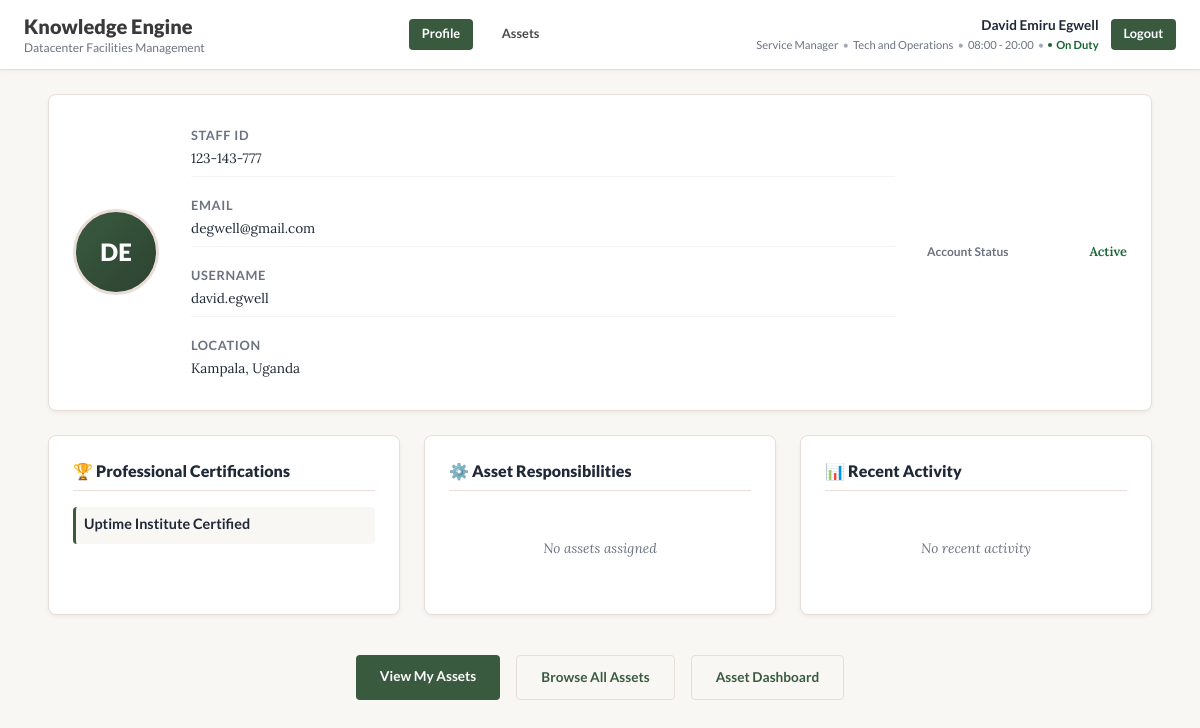
Page /users/profile/ (signed in) on the earlier database version.
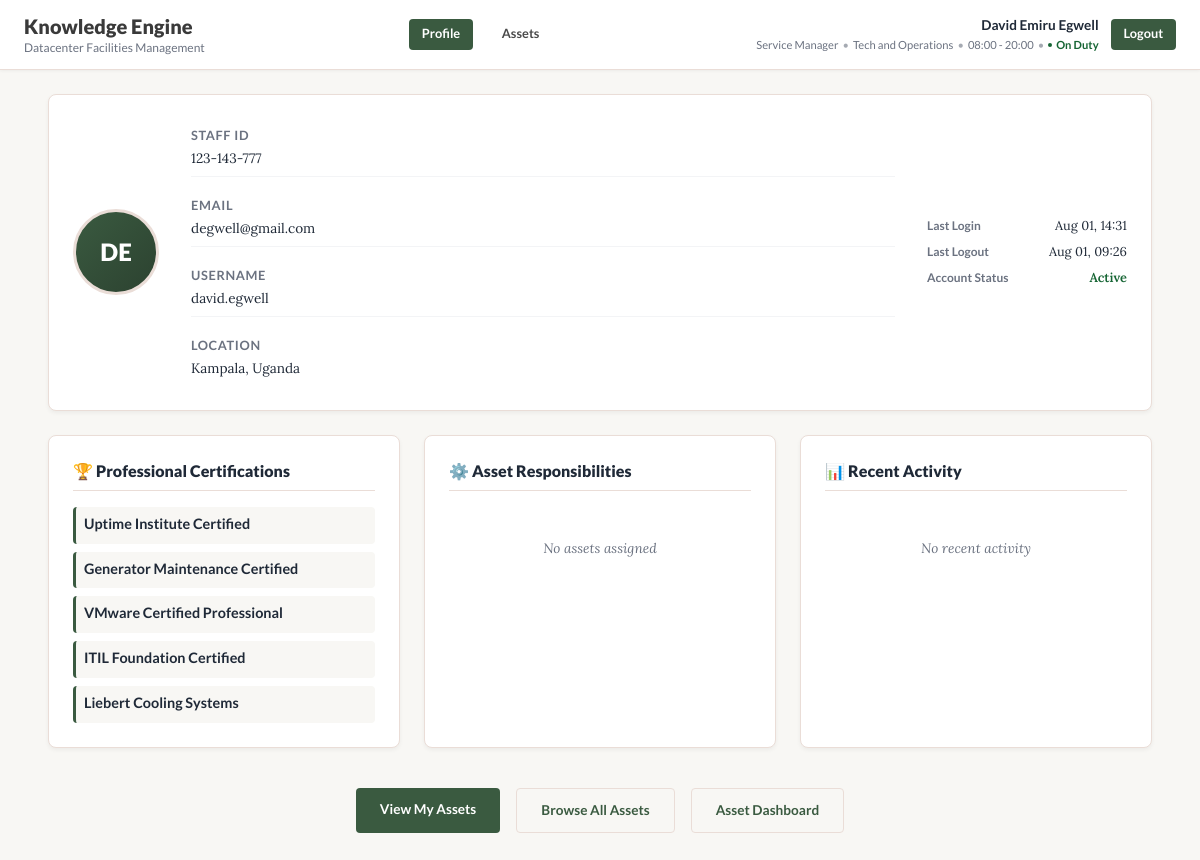
Same page on the later database version.
### users/models.py (models this page shows, shortened)
class Certification(models.Model):
    name = models.CharField(max_length=100, unique=True)

class CustomUser(AbstractUser):
    id_number = models.CharField(max_length=100, unique=True, help_text="Staff or national identifier")
    full_name = models.CharField(max_length=255, help_text="Employee's full name")
    department = models.CharField(max_length=100, help_text="e.g., Facilities, IT, Security")
    designation = models.CharField(max_length=100, help_text="e.g., Lead Engineer, Technician")
    location = models.ForeignKey(
        Location,
        on_delete=models.SET_NULL,
        null=True,
        blank=True,
        help_text="The primary datacenter location for the user"
    )
    shift = models.CharField(max_length=50, help_text="Work shift schedule, e.g., 08:00-20:00")
    on_duty = models.BooleanField(default=False, help_text="Indicates if the user is currently on active duty")
    certifications = models.ManyToManyField(Certification, blank=True, help_text="Data center certification types")
    login_time = models.DateTimeField(null=True, blank=True, help_text="Recorded system login timestamp")
    logout_time = models.DateTimeField(null=True, blank=True, help_text="Recorded system logout timestamp")
    photo = models.ImageField(upload_to='profile_photos/', null=True, blank=True, help_text="Profile photo")

class Location(models.Model):
    name = models.CharField(max_length=100, unique=True, help_text="The name of the datacenter location, e.g., Kampala, Nairobi")
    country = models.CharField(max_length=100, help_text="The country where the datacenter is located")
    def __str__(self):
        return f"{self.name}, {self.country}"

### users/views.py (the view)
# urls.py: path('profile/', views.profile_view, name='profile'),
@login_required
def profile_view(request):
    user = request.user
    recent_asset_logs = None
    try:
        from assets.models import AssetLog
        recent_asset_logs = AssetLog.objects.filter(
            user=user
        ).select_related('asset').order_by('-timestamp')[:10]
    except ImportError:
        pass
    context = {
        'user': user,
        'recent_asset_logs': recent_asset_logs,
    }
    return render(request, 'users/profile.html', context)

### users/templates/users/profile.html (shortened to what the changed rows need)
{% extends 'base.html' %}
{% load static %}
{% block content %}
<div class="profile-grid-container">
    <div class="profile-overview-section">
        <div class="profile-photo-compact">
            {% if user.photo %}
                <img src="{{ user.photo.url }}" alt="{{ user.full_name }}'s photo" class="profile-photo-img">
            {% else %}
                <div class="profile-photo-placeholder-compact">
                    <span class="photo-initials-compact">{{ user.first_name.0|upper }}{{ user.last_name.0|upper }}</span>
                </div>
            {% endif %}
        </div>
        <div class="professional-info-compact">
            <div class="info-grid">
                <div class="info-item">
                    <span class="info-label">Staff ID</span>
                    <span class="info-value">{{ user.id_number }}</span>
                </div>
                <div class="info-item">
                    <span class="info-label">Email</span>
                    <span class="info-value">{{ user.email }}</span>
                </div>
                <div class="info-item">
                    <span class="info-label">Username</span>
                    <span class="info-value">{{ user.username }}</span>
                </div>
                <div class="info-item">
                    <span class="info-label">Location</span>
                    <span class="info-value">{% if user.location %}{{ user.location }}{% else %}Not Assigned{% endif %}</span>
                </div>
            </div>
        </div>
        <div class="session-info-compact">
            <div class="session-grid">
                {% if user.login_time %}
                    <div class="session-item">
                        <span class="session-label">Last Login</span>
                        <span class="session-value">{{ user.login_time|date:"M d, H:i" }}</span>
                    </div>
                {% endif %}
                {% if user.logout_time %}
                    <div class="session-item">
                        <span class="session-label">Last Logout</span>
                        <span class="session-value">{{ user.logout_time|date:"M d, H:i" }}</span>
                    </div>
                {% endif %}
            </div>
        </div>
    </div>
    <div class="profile-main-grid">
        <div class="certifications-section">
            {% if user.certifications.all %}
                <div class="certifications-compact">
                    {% for cert in user.certifications.all %}
                        <div class="cert-item">
                            <span class="cert-name">{{ cert.name }}</span>
                        </div>
                    {% endfor %}
                </div>
            {% else %}
                <div class="empty-state-compact">
                    <p>No certifications on record</p>
                </div>
            {% endif %}
        </div>
    </div>
</div>
{% endblock %}

### templates/base.html (shortened to what this page needs)
<!DOCTYPE html>
<html lang="en">
<head>
    {% load static %}
    <link rel="stylesheet" href="{% static 'css/style.css' %}">
</head>
<body class="{% block body_class %}{% endblock %}">
    <header class="app-header">
        <div class="header-content">
            <div>
                <h1 class="logo-text">Knowledge Engine</h1>
                <p class="logo-subtext">Datacenter Facilities Management</p>
            </div>
            {% if user.is_authenticated %}
            <div class="nav-links">
                <a href="{% url 'profile' %}" class="nav-link {% if request.resolver_match.url_name == 'profile' %}active{% endif %}">Profile</a>
                <a href="{% url 'asset_dashboard' %}" class="nav-link {% if 'asset' in request.resolver_match.url_name %}active{% endif %}">Assets</a>
            </div>
            <div class="user-info">
                <div class="user-details">
                    <p class="user-name">{{ user.full_name }}</p>
                    <div class="user-meta">
                        <span class="user-designation">{{ user.designation }}</span>
                        <span class="user-separator">•</span>
                        <span class="user-department">{{ user.department }}</span>
                        <span class="user-separator">•</span>
                        <span class="user-shift">{{ user.shift }}</span>
                        <span class="user-separator">•</span>
                        {% if user.on_duty %}
                            <span class="duty-status-nav on-duty">
                                <span class="duty-dot"></span>
                                On Duty
                            </span>
                        {% else %}
                            <span class="duty-status-nav off-duty">
                                <span class="duty-dot"></span>
                                Off Duty
                            </span>
                        {% endif %}
                    </div>
                </div>
                <a href="{% url 'logout' %}" class="logout-button">Logout</a>
            </div>
            {% endif %}
        </div>
    </header>
    <main class="main-container">
        {% block content %}
        {% endblock %}
    </main>
</body>
</html>

Differences in the rows shown:
changed CustomUser "David Emiru Egwell": login_time (not shown) → "Aug 01, 14:31"; logout_time (not shown) → "Aug 01, 09:26"
added Certification: name "Generator Maintenance Certified"
added Certification: name "VMware Certified Professional"
added Certification: name "ITIL Foundation Certified"
added Certification: name "Liebert Cooling Systems"
Other differences:
text now shown: "Last Login Last Logout"
